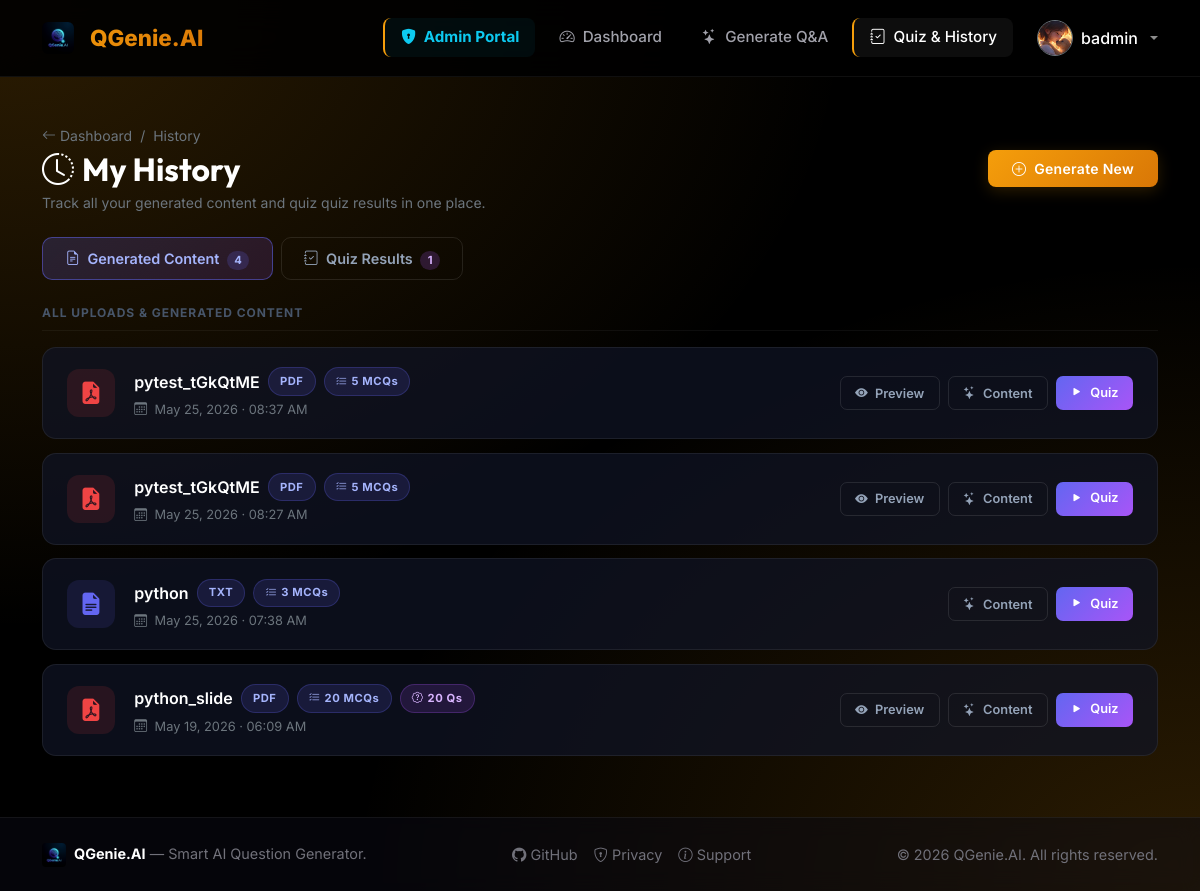
The app's page /history/ (signed in) with its own data.
### QGenieAIapp/models.py (models this page shows, shortened)
class UserProfile(models.Model):
    THEME_CHOICES = [
        ('indigo', 'Indigo Glow'),
        ('emerald', 'Emerald Forest'),
        ('rose', 'Rose Quartz'),
        ('amber', 'Amber Gold'),
        ('dark', 'Midnight Dark'),
    ]
    THEME_MODE_CHOICES = [
        ('light', 'Light Mode'),
        ('dark', 'Dark Mode'),
        ('night', 'Night Mode'),
    ]
    user = models.OneToOneField(User, on_delete=models.CASCADE, related_name='profile')
    avatar = models.ImageField(upload_to='avatars/', blank=True, null=True)
    theme = models.CharField(max_length=20, choices=THEME_CHOICES, default='indigo')
    theme_mode = models.CharField(max_length=20, choices=THEME_MODE_CHOICES, default='dark')

class UploadedFile(models.Model):
    FILE_TYPES = [
        ('PDF', 'PDF Document'),
        ('TXT', 'Plain Text File'),
    ]
    user = models.ForeignKey(User, on_delete=models.CASCADE, related_name='uploaded_files')
    file = models.FileField(upload_to='uploads/')
    title = models.CharField(max_length=255)
    file_type = models.CharField(max_length=10, choices=FILE_TYPES)
    include_answers = models.BooleanField(default=True)
    uploaded_at = models.DateTimeField(auto_now_add=True)
    summary_markdown = models.TextField(blank=True, null=True)
    detected_topic = models.CharField(max_length=100, blank=True, null=True)
    difficulty = models.CharField(max_length=20, default='medium')

### QGenieAIapp/views.py (the view)
# urls.py: path('history/', views.history_view, name='history'),
@login_required
def history_view(request):
    results = QuizResult.objects.filter(user=request.user).order_by('-date_taken')
    uploaded_files = UploadedFile.objects.filter(user=request.user).order_by('-uploaded_at')
    return render(request, 'user_panel/history.html', {
        'results': results,
        'uploaded_files': uploaded_files,
    })

### templates/user_panel/history.html (shortened to what this page needs)
{% extends 'user_panel/base.html' %}
{% load static %}
{% block content %}
<div class="row mb-4 align-items-center">
    <div class="col">
        <div class="d-flex align-items-center gap-2 text-secondary small mb-1">
            <a href="{% url 'dashboard' %}" class="text-decoration-none text-secondary"><i class="bi bi-arrow-left"></i> Dashboard</a>
            <span>/</span>
            <span>History</span>
        </div>
        <h2 class="text-white fw-bold mb-0"><i class="bi bi-clock-history me-2 text-indigo"></i>My History</h2>
        <p class="text-secondary small mt-1 mb-0">Track all your generated content and quiz quiz results in one place.</p>
    </div>
    <div class="col-auto">
        <a href="{% url 'upload' %}" class="btn btn-premium btn-sm py-2 px-4">
            <i class="bi bi-plus-circle me-1"></i> Generate New
        </a>
    </div>
</div>
<div class="d-flex gap-2 mb-4 flex-wrap">
    <button class="history-tab-btn active" id="tabGenerated" onclick="switchTab('generated')">
        <i class="bi bi-file-earmark-text me-1"></i> Generated Content
        {% if uploaded_files %}<span class="ms-1 badge rounded-pill" style="background:rgba(99,102,241,0.2);color:#a5b4fc;font-size:0.7rem;">{{ uploaded_files.count }}</span>{% endif %}
    </button>
    <button class="history-tab-btn" id="tabQuiz" onclick="switchTab('quiz')">
        <i class="bi bi-journal-check me-1"></i> Quiz Results
        {% if results %}<span class="ms-1 badge rounded-pill" style="background:rgba(168,85,247,0.2);color:#d8b4fe;font-size:0.7rem;">{{ results.count }}</span>{% endif %}
    </button>
</div>
<div id="section-generated">
    {% if uploaded_files %}
        <div class="section-label">All Uploads & Generated Content</div>
        {% for f in uploaded_files %}
        <div class="gen-card">
            <div class="file-icon-box {% if f.file_type == 'PDF' %}pdf{% else %}txt{% endif %}">
                {% if f.file_type == 'PDF' %}
                    <i class="bi bi-file-earmark-pdf-fill"></i>
                {% else %}
                    <i class="bi bi-file-earmark-text-fill"></i>
                {% endif %}
            </div>
            <div class="flex-grow-1 min-width-0">
                <div class="d-flex align-items-center flex-wrap gap-2 mb-1">
                    <span class="text-white fw-semibold text-truncate" style="max-width:300px;" title="{{ f.title }}">{{ f.title }}</span>
                    <span class="badge-type badge-mcq">{{ f.file_type }}</span>
                    {% if f.questions.count > 0 %}
                        <span class="badge-type badge-mcq"><i class="bi bi-list-check me-1"></i>{{ f.questions.count }} MCQs</span>
                    {% endif %}
                    {% if f.normal_questions.count > 0 %}
                        <span class="badge-type badge-q"><i class="bi bi-patch-question me-1"></i>{{ f.normal_questions.count }} Qs</span>
                    {% endif %}
                </div>
                <div class="text-secondary" style="font-size:0.8rem;">
                    <i class="bi bi-calendar3 me-1"></i> {{ f.uploaded_at|date:"M d, Y · h:i A" }}
                </div>
            </div>
            <div class="d-flex gap-2 flex-wrap ms-auto">
                {% if f.file_type == 'PDF' %}
                <a href="{% url 'file_preview' f.id %}" class="action-link">
                    <i class="bi bi-eye-fill me-1"></i> Preview
                </a>
                {% endif %}
                <a href="{% url 'review_content' f.id %}" class="action-link">
                    <i class="bi bi-stars me-1"></i> Content
                </a>
                {% if f.questions.count > 0 %}
                <a href="{% url 'quiz' f.id %}" class="action-link primary">
                    <i class="bi bi-play-fill me-1"></i> Quiz
                </a>
                {% endif %}
            </div>
        </div>
        {% endfor %}
    {% endif %}
</div>
{% endblock %}

### templates/user_panel/base.html (shortened to what this page needs)
{% load static %}
<!DOCTYPE html>
<html lang="en">
<head>
    <link href="https://cdn.jsdelivr.net/npm/bootstrap@5.3.0/dist/css/bootstrap.min.css" rel="stylesheet">
    <link rel="stylesheet" href="https://cdn.jsdelivr.net/npm/bootstrap-icons@1.10.5/font/bootstrap-icons.css">
    <link rel="stylesheet" href="{% static 'css/user.css' %}">
</head>
<body data-theme="{{ user.profile.theme|default:'indigo' }}" data-theme-mode="{{ user.profile.theme_mode|default:'dark' }}">
    <nav class="navbar navbar-expand-lg navbar-dark navbar-custom">
        <div class="container">
            <a class="navbar-brand navbar-brand-custom" href="{% if user.is_authenticated %}{% url 'dashboard' %}{% else %}/{% endif %}">
                <img src="{% static 'img/logo.png' %}" alt="QGenie Logo" height="32" class="me-2 align-middle" style="border-radius: 6px;"> <span class="align-middle">QGenie.AI</span>
            </a>
            <div class="collapse navbar-collapse" id="navbarNav">
                <ul class="navbar-nav ms-auto align-items-center gap-2 mt-3 mt-lg-0">
                    {% if user.is_authenticated %}
                        {% if user.is_staff %}
                            <li class="nav-item">
                                <a class="nav-link nav-link-custom text-info fw-bold" href="{% url 'admin_dashboard' %}" style="border-left: 2px solid var(--accent-primary); background: rgba(0, 210, 255, 0.05);">
                                    <i class="bi bi-shield-lock-fill me-1"></i> Admin Portal
                                </a>
                            </li>
                        {% endif %}
                        <li class="nav-item">
                            <a class="nav-link nav-link-custom {% if request.resolver_match.url_name == 'dashboard' %}active{% endif %}" href="{% url 'dashboard' %}">
                                <i class="bi bi-speedometer2 me-1"></i> Dashboard
                            </a>
                        </li>
                        <li class="nav-item">
                            <a class="nav-link nav-link-custom {% if request.resolver_match.url_name == 'upload' %}active{% endif %}" href="{% url 'upload' %}">
                                <i class="bi bi-stars me-1"></i> Generate Q&A
                            </a>
                        </li>
                        <li class="nav-item">
                            <a class="nav-link nav-link-custom {% if request.resolver_match.url_name == 'history' %}active{% endif %}" href="{% url 'history' %}">
                                <i class="bi bi-journal-check me-1"></i> Quiz & History
                            </a>
                        </li>
                        <li class="nav-item dropdown ms-lg-3">
                            <a class="nav-link dropdown-toggle d-flex align-items-center gap-2 text-decoration-none" href="#" id="userDropdown" role="button" data-bs-toggle="dropdown" aria-expanded="false" style="padding: 0;">
                                {% if user.profile.avatar %}
                                    <img src="{{ user.profile.avatar.url }}" alt="Avatar" class="rounded-circle border border-secondary" style="width: 36px; height: 36px; object-fit: cover;">
                                {% endif %}
                                <span class="text-white d-none d-lg-inline-block hover-indigo" style="font-weight: 500;">{{ user.username }}</span>
                            </a>
                        </li>
                    {% endif %}
                </ul>
            </div>
        </div>
    </nav>
    <div class="container my-5 flex-grow-1">
        {% block content %}{% endblock %}
    </div>
    <footer>
        <div class="container text-center">
            <div class="d-flex flex-column flex-md-row justify-content-between align-items-center gap-3">
                <div>
                    <img src="{% static 'img/logo.png' %}" alt="QGenie Logo" height="24" class="me-1 align-middle" style="border-radius: 4px;"> <span class="text-white fw-bold align-middle">QGenie.AI</span> <span class="align-middle">— Smart AI Question Generator.</span>
                </div>
                <div class="d-flex gap-3">
                    <a href="#" class="text-reset text-decoration-none hover-white"><i class="bi bi-github"></i> GitHub</a>
                    <a href="#" class="text-reset text-decoration-none hover-white"><i class="bi bi-shield-lock"></i> Privacy</a>
                    <a href="#" class="text-reset text-decoration-none hover-white"><i class="bi bi-info-circle"></i> Support</a>
                </div>
                <div>
                    &copy; 2026 QGenie.AI. All rights reserved.
                </div>
            </div>
        </div>
    </footer>
</body>
</html>

### static/css/user.css (style rules this page uses)
:root { --bg-color: #0b0c15; --bg-card: rgba(22, 24, 47, 0.6); --bg-glass: rgba(15, 17, 36, 0.7); --border-glass: rgba(255, 255, 255, 0.08); --accent-primary: #6366f1; --accent-secondary: #a855f7; --accent-glow: rgba(99, 102, 241, 0.15); --text-primary: #f8fafc; --text-secondary: #94a3b8; --text-muted: #64748b; }
body { background-color: var(--bg-color); color: var(--text-primary); font-family: 'Inter', sans-serif; min-height: 100vh; display: flex; flex-direction: column; overflow-x: hidden; background-image: radial-gradient(at 0% 0%, rgba(99, 102, 241, 0.12) 0px, transparent 50%), radial-gradient(at 100% 100%, rgba(168, 85, 247, 0.12) 0px, transparent 50%); background-attachment: fixed; }
h1, h2, h3, h4, h5, h6, .display-font { font-family: 'Outfit', sans-serif; font-weight: 600; }
.navbar-custom { background: var(--bg-glass); backdrop-filter: blur(16px); -webkit-backdrop-filter: blur(16px); border-bottom: 1px solid var(--border-glass); padding: 1rem 0; z-index: 1000; }
.navbar-brand-custom { font-size: 1.6rem; font-weight: 800; background: linear-gradient(135deg, var(--accent-primary) 0%, var(--accent-secondary) 100%); -webkit-background-clip: text; -webkit-text-fill-color: transparent; display: flex; align-items: center; gap: 0.5rem; }
.nav-link-custom { color: var(--text-secondary); font-weight: 500; font-size: 0.95rem; padding: 0.5rem 1rem !important; border-radius: 8px; transition: all 0.3s cubic-bezier(0.4, 0, 0.2, 1); }
.nav-link-custom:hover, .nav-link-custom.active { color: var(--text-primary); background: rgba(255, 255, 255, 0.05); }
.nav-link-custom.active { border-left: 2px solid var(--accent-primary); }
.btn-premium { background: linear-gradient(135deg, var(--accent-primary) 0%, var(--accent-secondary) 100%); color: white; border: none; padding: 0.6rem 1.5rem; border-radius: 8px; font-weight: 600; letter-spacing: 0.3px; transition: all 0.3s cubic-bezier(0.4, 0, 0.2, 1); box-shadow: 0 4px 15px var(--accent-glow); }
footer { margin-top: auto; border-top: 1px solid var(--border-glass); background: rgba(10, 11, 20, 0.5); backdrop-filter: blur(10px); padding: 1.5rem 0; color: var(--text-muted); font-size: 0.9rem; }
@media (max-width: 1200px) { .navbar-brand-custom { font-size: 1.4rem; } }

### records on screen
UploadedFile: title "pytest_tGkQtME", file_type "PDF", questions.count "5", uploaded_at "May 25, 2026 · 08:37 AM", shows "Preview", shows "Quiz"
UploadedFile: title "pytest_tGkQtME", file_type "PDF", questions.count "5", uploaded_at "May 25, 2026 · 08:27 AM", shows "Preview", shows "Quiz"
UploadedFile: title "python", file_type "TXT", questions.count "3", uploaded_at "May 25, 2026 · 07:38 AM", shows "Quiz"
UploadedFile: title "python_slide", file_type "PDF", questions.count "20", normal_questions.count "20", uploaded_at "May 19, 2026 · 06:09 AM", shows "Preview", shows "Quiz"

### other values on screen
{{ user.username }} "badmin"
{{ uploaded_files.count }} "4"
{{ results.count }} "1"
